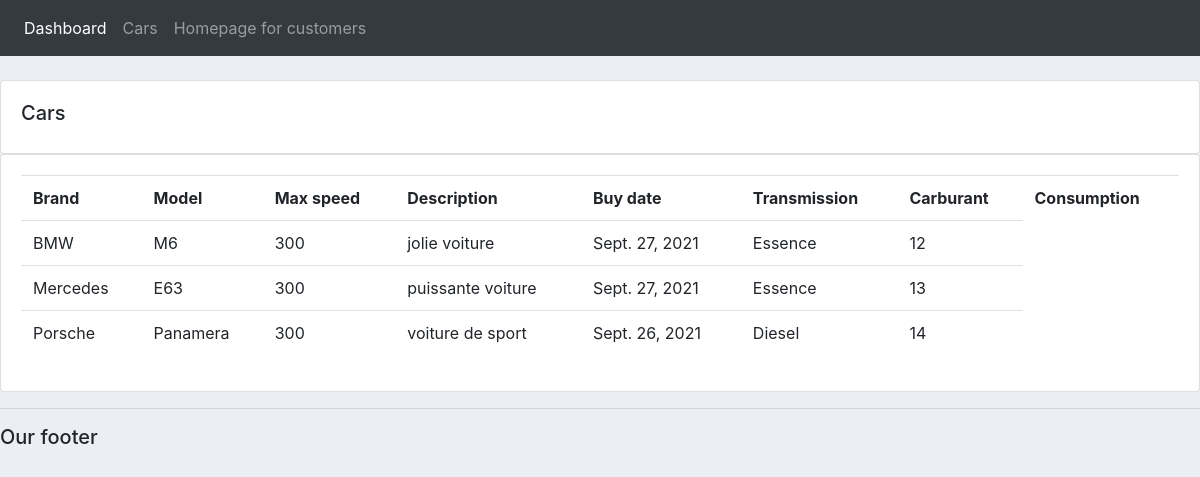
Page /carsList/ on the committed database.
### dashboard/models.py (models this page shows, shortened)
class Car(models.Model):
    CARBURANT = (
        ('Diesel', 'Diesel'),
        ('Hybride', 'Hybride'),
        ('Essence', 'Essence'),
        ('Electrique', 'Electrique'),
    )
    TRANSMISSION = (
        ('Manuelle', 'Manuelle'),
        ('Automatique', 'Automatique'),
    )
    brand = models.CharField(max_length=200)
    model = models.CharField(max_length=200)
    max_speed = models.CharField(max_length=200)
    description = models.TextField()
    buy_date = models.DateField(null=True, blank=True)
    transmission = models.CharField(max_length=200, null=True, blank=True, choices=TRANSMISSION)
    carburant = models.CharField(max_length=200, null=True, blank=True, choices=CARBURANT)
    consumption = models.CharField(max_length=200, null=True, blank=True)

### dashboard/views.py (the view)
# urls.py: path('carsList/', views.carsList, name='carsList'),
def carsList(request):
    car = Car.objects.all()
    return render(request, 'dashboard/carsList.html', {'car': car})

### dashboard/templates/dashboard/carsList.html
{% extends 'dashboard/main.html' %}
{% block content %}
<br>
		<div class="row">
			<div class="col-md">
				<div class="card card-body">
					<h5>Cars</h5>
				</div>
				<div class="card card-body">
					<table class="table">
						<tr>
							<th>Brand</th>
							<th>Model</th>
							<th>Max speed</th>
							<th>Description</th>
							<th>Buy date</th>
							<th>Transmission</th>
							<th>Carburant</th>
							<th>Consumption</th>
						</tr>
						{% for i in car %}
							<tr>
								<td>{{i.brand}}</td>
								<td>{{i.model}}</td>
								<td>{{i.max_speed}}</td>
								<td>{{i.description}}</td>
								<td>{{i.buy_date}}</td>
								<td>{{i.carburant}}</td>
								<td>{{i.consumption }}</td>
							</tr>
						{% endfor %}
					</table>
				</div>
			</div>
		</div>
{% endblock %}

### dashboard/templates/dashboard/main.html (shortened to what this page needs)
{% load static %}
<html>
<head>
    <link rel="stylesheet" href="https://stackpath.bootstrapcdn.com/bootstrap/4.3.1/css/bootstrap.min.css"
>
    <link rel="stylesheet" href="{% static '/css/main.css' %}">
</head>
<body>
    {% include 'dashboard/navbar.html' %}
    {% block content %}
    {% endblock %}
    <hr>
    <h5>Our footer</h5>
</body>
</html>

### dashboard/templates/dashboard/navbar.html (shortened to what this page needs)
{% load static %}
<nav class="navbar navbar-expand-lg navbar-dark bg-dark">
  <div class="collapse navbar-collapse" id="navbarNav">
    <ul class="navbar-nav">
      <li class="nav-item active">
        <a class="nav-link" href="{% url 'dashboard'%}">Dashboard</a>
      </li>
      <li class="nav-item">
        <a class="nav-link" href="{% url 'carsList'%}">Cars</a>
      </li>
      <li class="nav-item">
        <a class="nav-link" href="{% url 'homepage'%}">Homepage for customers</a>
      </li>
    </ul>
  </div>
</nav>

### static/css/main.css (style rules this page uses)
body { background-color: #ebeff5; }

### rows in the picture
Car: brand "BMW", model "M6", max_speed "300", description "jolie voiture", buy_date "Sept. 27, 2021", carburant "Essence", consumption "12"
Car: brand "Mercedes", model "E63", max_speed "300", description "puissante voiture", buy_date "Sept. 27, 2021", carburant "Essence", consumption "13"
Car: brand "Porsche", model "Panamera", max_speed "300", description "voiture de sport", buy_date "Sept. 26, 2021", carburant "Diesel", consumption "14"
